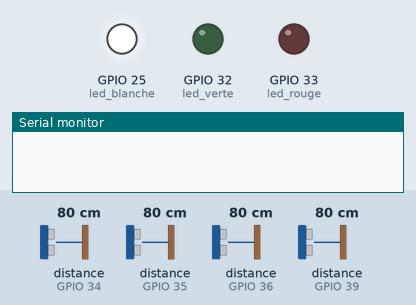
This sketch was run on a simulated ESP32. On the bench: output pins drawn as LEDs (lit = HIGH), the last lines printed to the serial monitor. The test bench sets the inputs (shaded band); at power-on: distance to the obstacle (sensors on GPIO 34, GPIO 35, GPIO 36, GPIO 39) 80 cm. The echo pulse lasts 58.3 µs per cm.

Above: at 0.01 s.
At 1.3 s:
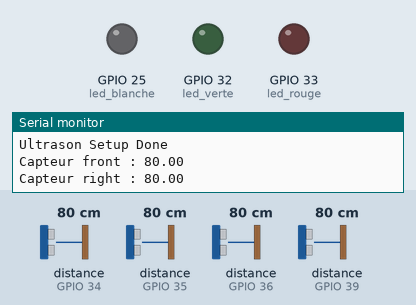
1.4 s: distance to the obstacle (sensor on GPIO 34) set to 2 cm
At 6.18 s:
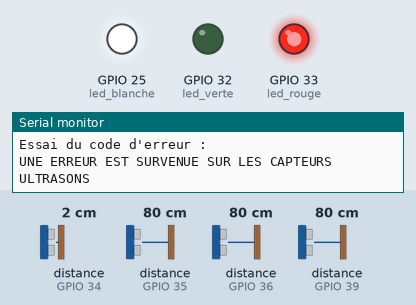
Timing chart, 0 to 7.7 s (numbered marks = the images above; inputs shaded):
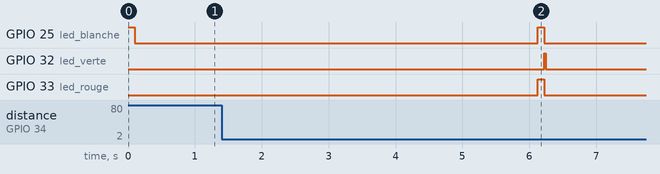

The sketch:

HC-SR-04-Wallee.ino
```cpp
#include <HCSR04.h>

//////Initialisation des LEDs/////////
#define led_verte 32
#define led_rouge 33
#define led_blanche 25
//////////////////////////////////////

//////Initialisation ultrasons//////////
#define HC_trig 26
#define HC1 35
#define HC2 34
#define HC3 39
#define HC4 36
HCSR04 hc_front(HC_trig, HC1);                     //(trig, echo)
HCSR04 hc_right(HC_trig, HC2);
HCSR04 hc_left (HC_trig, HC3);
HCSR04 hc_back (HC_trig, HC4);
int erreur_ultrason=0;                             //compteur d'erreur de la lecture ultrason. Incrémente lorsque mesure 0.
int lim_err_HC=5;                                  //limite d'erreur avant reset des capteurs
int front=0; int right=1; int left=2; int back=3;  //on affecte un nombre à front, right, left, back pour du code plus explicite
int measure_time=60;                               //temps entre 2 mesure sur un même capteur
int decharge_time=100;                             //temps de décharge des condo lors du Setup (ou trop d'erreurs)
////////////////////////////////////////


//////Setup Ultrasons//////////
void Ultrason_Setup()
{
  if(erreur_ultrason==0){
    digitalWrite(led_blanche, HIGH);
  }
  pinMode(HC_trig, OUTPUT); digitalWrite(HC_trig, LOW);
  pinMode(HC1, OUTPUT);  digitalWrite(HC1, LOW);
  pinMode(HC2, OUTPUT);  digitalWrite(HC2, LOW);
  pinMode(HC3, OUTPUT);  digitalWrite(HC3, LOW);
  pinMode(HC4, OUTPUT);  digitalWrite(HC4, LOW);
  delay(decharge_time); //Temps de décharge des condensateurs des HC, préconisé à 100ms
  pinMode(HC1, INPUT);   pinMode(HC2, INPUT);   pinMode(HC3, INPUT);   pinMode(HC4, INPUT);
  Serial.println("Ultrason Setup Done");
  digitalWrite(led_blanche, LOW);
}
//////////////////////////////////////

void setup()
{
  Serial.begin(115200);
  pinMode(led_verte, OUTPUT);
  pinMode(led_rouge, OUTPUT);
  pinMode(led_blanche, OUTPUT);
  Ultrason_Setup(); //Initialize HCSR04s
}

void loop()
{
   Serial.println("");
   Serial.print("Capteur front : ");Serial.println(Ultrason_Read(front));
   delay(1000);
   Serial.print("Capteur right : ");Serial.println(Ultrason_Read(right));
   delay(1000);
   Serial.print("Capteur left : ");Serial.println(Ultrason_Read(left));
   delay(1000);
   Serial.print("Capteur back : ");Serial.println(Ultrason_Read(back));
   delay(1000);
   delay(2000);

   Serial.print("Nombre d'erreurs :");Serial.println(erreur_ultrason);
   Serial.println("");Serial.println("");
   Serial.print("Essai du code d'erreur : ");ultrason_ERREUR();

   Serial.print("Detection front : ");Serial.println(Ultrason_Indication(front));
   delay(1000);
   Serial.print("Detection right : ");Serial.println(Ultrason_Indication(right));
   delay(1000);
   Serial.print("Detection left : ");Serial.println(Ultrason_Indication(left));
   delay(1000);
   Serial.print("Detection back : ");Serial.println(Ultrason_Indication(back));
   delay(1000);
   delay(2000);
   Serial.println("");Serial.println("");

   double* distance = Ultrason_All_Read();
   for (int i=0; i<=3; i++){
      Serial.print("Capteur numéro : "); Serial.print(i); Serial.print(" a détecté: ");Serial.println(distance[i]);
   }
   delete distance;
   delay(2500);
   Serial.println("");Serial.println("");

   int* indication = Ultrason_All_Indication();
   for (int i=0; i<=3; i++){
      Serial.print("Capteur numéro : "); Serial.print(i); Serial.print(" a détecté: ");Serial.println(indication[i]);
   }
   delete indication;
   delay(2500);
   Serial.println("");Serial.println("");

}

/////////////Fonctions 1 capteur/////////////////////////////
double Ultrason_Read(int choix_capteur){ //Lit la distance lu par un des 4 capteurs HC-SR04
  switch (choix_capteur){
    case 0: return hc_front.dist();
    case 1: return hc_right.dist();
    case 2: return hc_left.dist();
    case 3: return hc_back.dist();
  }
}

int Ultrason_Indication(int choix_capteur){  //Indique un degré d'éloignement de l'obstacle entre 0 et 3: 0-erreur 1<20cm 2<50cm 3<100cm 4>100cm
  double distance = Ultrason_Read(choix_capteur);
  if (distance<=0){
    if(++erreur_ultrason>lim_err_HC) { ultrason_ERREUR(); }
    else return 0;
  }
  else if (distance<20)  { return 1; }
  else if (distance<50)  { return 2; }
  else if (distance<100) { return 3; }
  else                   { return 4; }
}
//////////////////////////////////////////////////////////////


/////////////Fonctions 4 capteurs/////////////////////////////
double* Ultrason_All_Read(){ //Ne pas oublier de supprimer l'allocation mémoire distance !
  double* distance= new double[4];
  distance[0]=Ultrason_Read(front);
  delay(measure_time);
  distance[1]=Ultrason_Read(right);
  delay(measure_time);
  distance[2]=Ultrason_Read(left);
  delay(measure_time);
  distance[3]=Ultrason_Read(back);
  return distance;
}

int* Ultrason_All_Indication(){ //Ne pas oublier de supprimer l'allocation mémoire indication !
  int* indication=new int[4];
  double* distance=Ultrason_All_Read();
  for (int i=0; i<=3; i++){
    if (distance[i]<=0){
      if(++erreur_ultrason>lim_err_HC) { ultrason_ERREUR(); }
      else indication[i]=0;
    }
    else if (distance[i]<20)  { indication[i]=1; }
    else if (distance[i]<50)  { indication[i]=2; }
    else if (distance[i]<100) { indication[i]=3; }
    else                      { indication[i]=4; }
  }
  delete distance; //Suppression allocation mémoire
  return indication;
}
//////////////////////////////////////////////////////////////


/////////////Fonctions erreur/////////////////////////////////
void ultrason_ERREUR(){  //Remise à 0 des capteurs, rouge 100ms, vert 20ms,  rien
  Serial.println("");Serial.println("UNE ERREUR EST SURVENUE SUR LES CAPTEURS ULTRASONS"); Serial.println("");
  digitalWrite(led_rouge, HIGH);
  Ultrason_Setup();
  digitalWrite(led_verte, HIGH); digitalWrite(led_rouge, LOW);
  delay(20);
  digitalWrite(led_verte, LOW);
  erreur_ultrason=0;
}
//////////////////////////////////////////////////////////////
```
